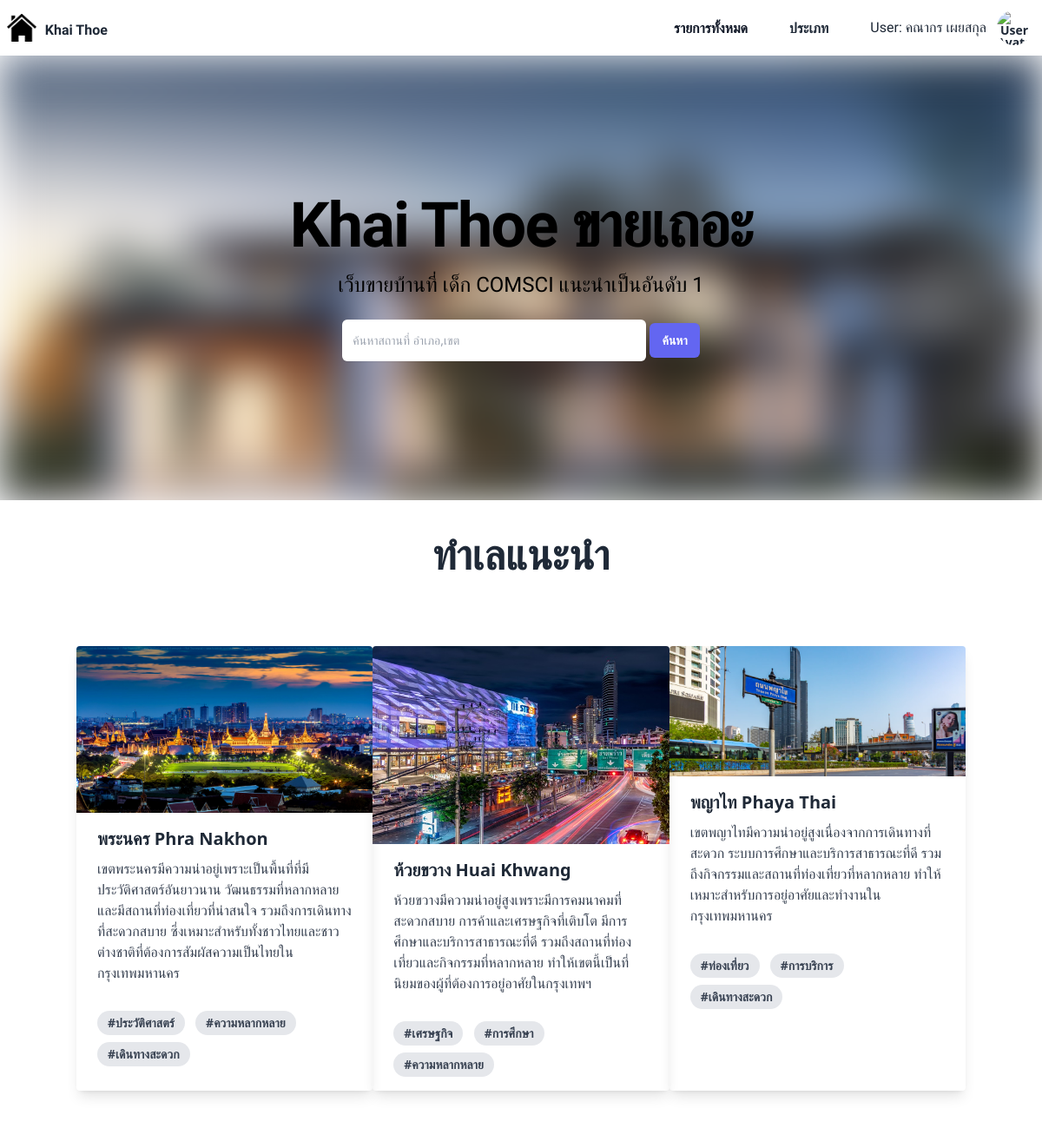
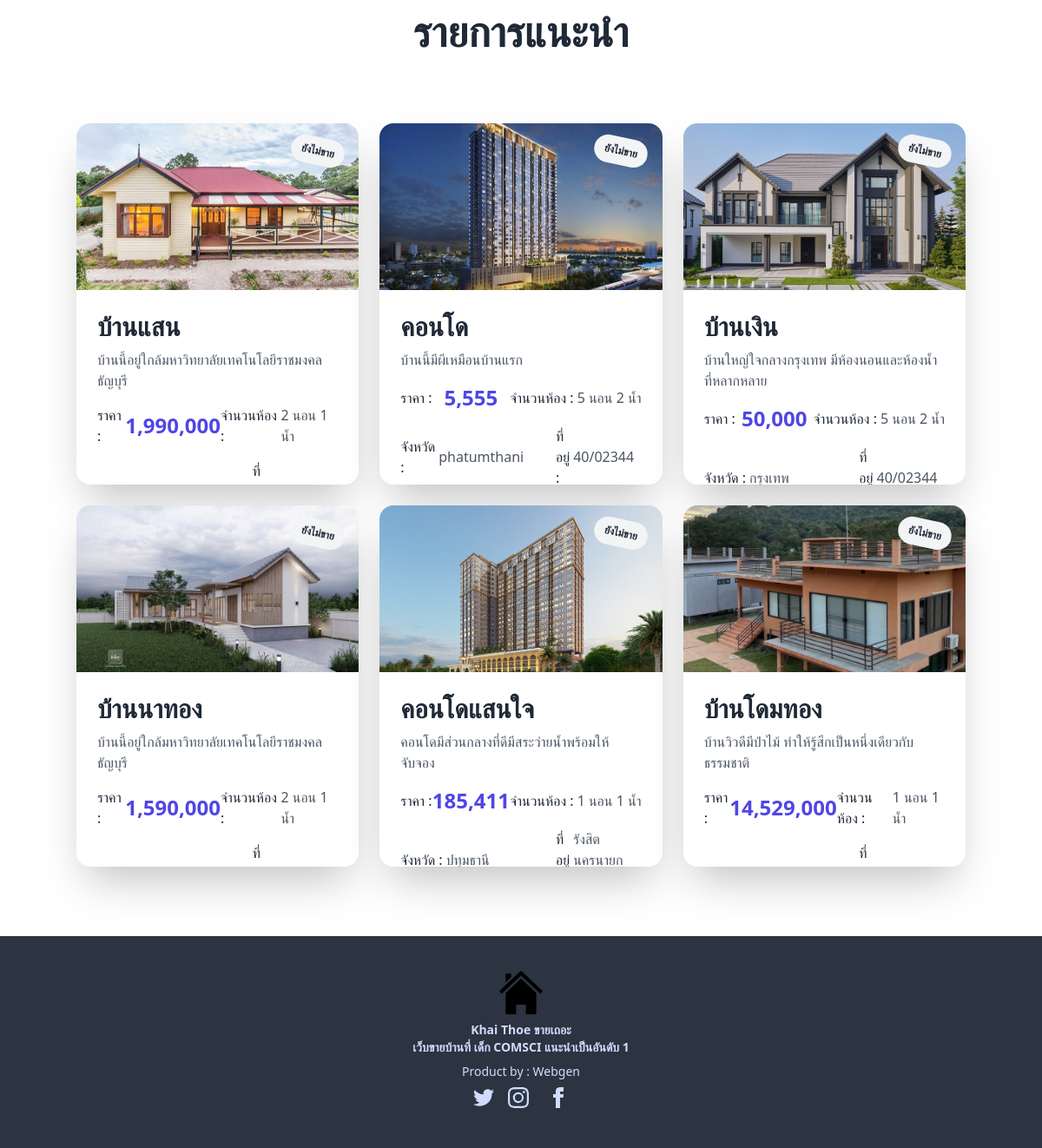
/index.php (signed in), run on the app's committed database (2 pictures, top to bottom).
### tables this page shows
CREATE TABLE `users` (
  `id` int(10) NOT NULL,
  `firstname` varchar(255) NOT NULL,
  `lastname` varchar(255) NOT NULL,
  `username` varchar(255) NOT NULL,
  `email` varchar(255) NOT NULL,
  `password` varchar(255) NOT NULL,
  `urole` varchar(255) NOT NULL,
  `time_created` timestamp NOT NULL DEFAULT current_timestamp()
);

CREATE TABLE `product_list` (
  `id_product` int(11) NOT NULL,
  `product_name` varchar(255) NOT NULL,
  `price` decimal(8,0) DEFAULT 0,
  `product_image` varchar(255) NOT NULL,
  `Detail` text NOT NULL,
  `city` text NOT NULL,
  `status_product` varchar(50) NOT NULL,
  `date_listed` date NOT NULL,
  `address` varchar(255) NOT NULL,
  `bedroom` int(11) NOT NULL,
  `bathroom` int(11) NOT NULL,
  `type` varchar(50) NOT NULL
);

CREATE TABLE `product_list_condo` (
  `id_product` int(11) NOT NULL,
  `product_name` varchar(255) NOT NULL,
  `price` decimal(10,2) NOT NULL,
  `product_image` varchar(255) DEFAULT NULL,
  `Detail` text DEFAULT NULL,
  `city` varchar(100) DEFAULT NULL,
  `status_product` varchar(50) DEFAULT NULL,
  `date_listed` date DEFAULT NULL,
  `address` varchar(255) DEFAULT NULL,
  `bedroom` int(11) DEFAULT NULL,
  `bathroom` int(11) DEFAULT NULL,
  `type` varchar(50) DEFAULT NULL
);

### src/index.php (the view, shortened to what this page needs)
<?php
require_once 'config/conn.php';
$products = array();
$query_list_product = $conn->query("SELECT * FROM product_list");
while ($product = $query_list_product->fetch(PDO::FETCH_ASSOC)) {
    $products[] = $product;
}
$query_product_condo = $conn->query("SELECT * FROM product_list_condo");
while ($condo = $query_product_condo->fetch(PDO::FETCH_ASSOC)) {
    $products[] = $condo;
}
shuffle($products);
$count = 0;
?>
<!DOCTYPE html>
<html lang="en">
<head>
    <link href="https://cdn.jsdelivr.net/npm/daisyui@4.12.11/dist/full.min.css" rel="stylesheet" type="text/css" />
<script src="https://cdn.tailwindcss.com"></script>
    <link rel="stylesheet" href="output.css">
    <link rel="stylesheet" href="style_index.css">
</head>
<body>
<?php
if (isset($_SESSION['user_login'])) {
    $user_id = $_SESSION['user_login'];
    $stmt = $conn->prepare("SELECT * FROM users WHERE id = :user_id");
    $stmt->bindParam(':user_id', $user_id, PDO::PARAM_INT);
    $stmt->execute();
    $row = $stmt->fetch(PDO::FETCH_ASSOC);
?>
    <div class="navbar bg-base-100">
        <div class="flex lg:flex-1">
            <a href="#" class="-m-1.5 p-1.5">
                <img class="h-8 w-auto" src="img/home.png" alt="Home">
            </a>
            <strong>
                <h3 style="margin-left: 10px; margin-top: 5px; font-size: 1rem;" class="fm-f">Khai Thoe</h3>
            </strong>
        </div>
        <div class="hidden lg:flex lg:gap-x-12">
            <a href="all_of_product.php" class="text-m font-semibold leading-6 text-gray-900">รายการทั้งหมด</a>
            <div class="dropdown">
                <div tabindex="0" role="button" class="text-m font-semibold leading-6">ประเภท</div>
            </div>
        </div>
        <div class="flex-none gap-2">
            <div class="form-control">
                <h3 class="fm-f">User: <?= htmlspecialchars($row['firstname'] . ' ' . $row['lastname']) ?></h3>
            </div>
            <div class="dropdown dropdown-end">
                <div tabindex="0" role="button" class="btn btn-ghost btn-circle avatar">
                    <div class="w-10 rounded-full">
                        <img alt="User Avatar" src="https://img.daisyui.com/images/stock/photo-1534528741775-53994a69daeb.webp" />
                    </div>
                </div>
            </div>
        </div>
    </div>
<?php
}
?>
      <div class="content1 relative isolate overflow-hidden py-16 sm:py-24 lg:py-40">
        <div class="absolute inset-0 bg-[url('img/web-1-1024x512.jpg')] bg-cover blur-xl"></div>
        <div class="relative z-10">
          <h2 class="text-3xl font-bold tracking-tight text-black sm:text-7xl fm-f">Khai Thoe ขายเถอะ</h2>
          <p class="mt-4 text-lg leading-8 text-black sm:text-2xl fm-f ">เว็บขายบ้านที่ เด็ก COMSCI แนะนำเป็นอันดับ 1</p>
          <form action="search_db.php" method="post">
          <div class="mt-6 mx-auto max-w-md gap-x-4">
            <input id="text_serch" name="text_serch" type="text" required class="min-w-0 rounded-md border-0  px-3 py-3  shadow-sm ring-1 ring-inset ring-white/10 focus:ring-2 focus:ring-inset focus:ring-indigo-500 sm:text-sm sm:leading-6" placeholder="ค้นหาสถานที่ อำเภอ,เขต" style="width: 350px;">
            <button type="submit" name="search" class="flex-none rounded-md bg-indigo-500 px-3.5 py-2.5 text-sm font-semibold text-white shadow-sm hover:bg-indigo-400 focus-visible:outline focus-visible:outline-2 focus-visible:outline-offset-2 focus-visible:outline-indigo-500">ค้นหา</button>
          </div>
          </form>
        </div>
      </div>
  <div class="content2 mx-auto my-10">
    <div class="container-fluid">
      <p class="text-5xl text-center fm-f font-semibold">ทำเลแนะนำ</p>
      <div class="container mx-auto my-20 ">
      <div class="grid grid-cols-3 content-center gap-x-0 w-full">
        <div class="max-w-sm rounded overflow-hidden shadow-lg">
          <img class="w-full" src="img/panakorn.jpg" alt="Sunset in the mountains">
          <div class="px-6 py-4">
            <div class="font-bold text-xl mb-2">พระนคร Phra Nakhon</div>
            <p class="text-gray-700 text-base">
            เขตพระนครมีความน่าอยู่เพราะเป็นพื้นที่ที่มีประวัติศาสตร์อันยาวนาน วัฒนธรรมที่หลากหลาย และมีสถานที่ท่องเที่ยวที่น่าสนใจ รวมถึงการเดินทางที่สะดวกสบาย ซึ่งเหมาะสำหรับทั้งชาวไทยและชาวต่างชาติที่ต้องการสัมผัสความเป็นไทยในกรุงเทพมหานคร
            </p>
          </div>
          <div class="px-6 pt-4 pb-2">
            <span class="inline-block bg-gray-200 rounded-full px-3 py-1 text-sm font-semibold text-gray-700 mr-2 mb-2">#ประวัติศาสตร์</span>
            <span class="inline-block bg-gray-200 rounded-full px-3 py-1 text-sm font-semibold text-gray-700 mr-2 mb-2">#ความหลากหลาย</span>
            <span class="inline-block bg-gray-200 rounded-full px-3 py-1 text-sm font-semibold text-gray-700 mr-2 mb-2">#เดินทางสะดวก</span>
          </div>
        </div>
        <div class="max-w-sm rounded overflow-hidden shadow-lg">
          <img class="w-full" src="img/huykwang.jpg" alt="Sunset in the mountains">
          <div class="px-6 py-4">
            <div class="font-bold text-xl mb-2">ห้วยขวาง Huai Khwang</div>
            <p class="text-gray-700 text-base">
            ห้วยขวางมีความน่าอยู่สูงเพราะมีการคมนาคมที่สะดวกสบาย การค้าและเศรษฐกิจที่เติบโต มีการศึกษาและบริการสาธารณะที่ดี รวมถึงสถานที่ท่องเที่ยวและกิจกรรมที่หลากหลาย ทำให้เขตนี้เป็นที่นิยมของผู้ที่ต้องการอยู่อาศัยในกรุงเทพฯ
            </p>
          </div>
          <div class="px-6 pt-4 pb-2">
            <span class="inline-block bg-gray-200 rounded-full px-3 py-1 text-sm font-semibold text-gray-700 mr-2 mb-2">#เศรษฐกิจ</span>
            <span class="inline-block bg-gray-200 rounded-full px-3 py-1 text-sm font-semibold text-gray-700 mr-2 mb-2">#การศึกษา</span>
            <span class="inline-block bg-gray-200 rounded-full px-3 py-1 text-sm font-semibold text-gray-700 mr-2 mb-2">#ความหลากหลาย</span>
          </div>
        </div>
        <div class="max-w-sm rounded overflow-hidden shadow-lg">
          <img class="w-full" src="img/phayathai.jpg" alt="Sunset in the mountains">
          <div class="px-6 py-4">
            <div class="font-bold text-xl mb-2">พญาไท Phaya Thai</div>
            <p class="text-gray-700 text-base">
            เขตพญาไทมีความน่าอยู่สูงเนื่องจากการเดินทางที่สะดวก ระบบการศึกษาและบริการสาธารณะที่ดี รวมถึงกิจกรรมและสถานที่ท่องเที่ยวที่หลากหลาย ทำให้เหมาะสำหรับการอยู่อาศัยและทำงานในกรุงเทพมหานคร
            </p>
          </div>
          <div class="px-6 pt-4 pb-2">
            <span class="inline-block bg-gray-200 rounded-full px-3 py-1 text-sm font-semibold text-gray-700 mr-2 mb-2">#ท่องเที่ยว</span>
            <span class="inline-block bg-gray-200 rounded-full px-3 py-1 text-sm font-semibold text-gray-700 mr-2 mb-2">#การบริการ</span>
            <span class="inline-block bg-gray-200 rounded-full px-3 py-1 text-sm font-semibold text-gray-700 mr-2 mb-2">#เดินทางสะดวก</span>
          </div>
        </div>
    </div>
    </div>
  </div>
  </div>
  <div class="content2 mx-auto my-10">
    <div class="container-fluid">
        <p class="text-5xl text-center fm-f font-semibold">รายการแนะนำ</p>
        <div class="container mx-auto my-20">
            <div class="grid grid-cols-3 gap-6">
            <?php
foreach ($products as $product) {
    if ($count >= 6) {
        break;
    }
    echo '<div class="max-w-md w-full">';
    echo '    <div class="bg-white rounded-2xl shadow-2xl overflow-hidden hover:shadow-3xl transition-transform transform hover:scale-105">';
    echo '<a href="view_product_home.php?id_product=' . $product["id_product"] . '">';
    echo '     <div class="relative group">';
    echo '        <img src="img/'.$product['product_image'].'" class="object-cover w-full h-48 group-hover: transition duration-300 ease-in-out">';
    echo '<div class="absolute top-4 right-4 bg-gray-100 text-xs font-bold px-3 py-2 rounded-full z-20 fm-f transform rotate-12">'.htmlspecialchars($product['status_product']).'</div>';
    echo '        <div class="hover:bg-gray-600 group-hover:translate-y-0 pb-10 transform transition duration-300 ease-in-out absolute inset-0 bg-gradient-to-br to-indigo-600 opacity-75 flex items-center justify-center">';
    echo '        </div>';
    echo '    </div>';
    echo '      </a>';
    echo '        <div class="p-6 h-56">';
    echo '            <h2 class="text-3xl font-extrabold text-gray-800 mb-2">' . htmlspecialchars($product['product_name']) . '</h2>';
    echo '            <p class="text-gray-600 mb-4">' . htmlspecialchars($product['Detail']) . '</p>';
    echo '            <div class="flex items-center justify-between mb-4">';
    echo '                <p>ราคา : </p>';
    echo '                <span class="text-2xl font-bold text-indigo-600">' . htmlspecialchars(number_format($product['price'])) . '</span>';
    echo '                <div class="flex items-center">';
    echo '                    <p>จำนวนห้อง : </p>';
    echo '                    <span class="ml-1 text-gray-600">' . htmlspecialchars($product['bedroom']) . ' นอน ' . htmlspecialchars($product['bathroom']) . ' น้ำ</span>';
    echo '                </div>';
    echo '            </div>';
    echo '            <div class="grid grid-cols-2 gap-2">';
    echo '                <div class="flex items-center">';
    echo '                    <p> จังหวัด : </p>';
    echo '                        <span class="ml-1 text-gray-600">' . htmlspecialchars($product['city']) . '</span>';
    echo '                </div>';
    echo '                <div class="flex items-center mx-9">';
    echo '                    <p>ที่อยู่ : </p>';
    echo '                    <span class="ml-1 text-gray-600">' . htmlspecialchars($product['address']) . '</span>';
    echo '                </div>';
    echo '            </div>';
    echo '        </div>';
    echo '    </div>';
    echo '</div>';
    $count++;
}
?>
            </div>
        </div>
    </div>
</div>
<div class="footer">
  <footer class="footer footer-center bg-neutral text-primary-content p-10">
    <aside>
      <img src="img/home.png" alt="" style="width: 50px; height: 50px;">
      <p class="font-bold">
        Khai Thoe ขายเถอะ
        <br />
        เว็บขายบ้านที่ เด็ก COMSCI แนะนำเป็นอันดับ 1
      </p>
      <p>Product by : Webgen      </p>
    </aside>
    <nav>
      <div class="grid grid-flow-col gap-4">
        <a>
        </a>
        <a>
</a>
        <a>
          <svg
            xmlns="http://www.w3.org/2000/svg"
            width="24"
            height="24"
            viewBox="0 0 24 24"
            class="fill-current">
            <path
              d="M9 8h-3v4h3v12h5v-12h3.642l.358-4h-4v-1.667c0-.955.192-1.333 1.115-1.333h2.885v-5h-3.808c-3.596 0-5.192 1.583-5.192 4.615v3.385z"></path>
          </svg>
        </a>
      </div>
    </nav>
  </footer>
</div>
</body>
</html>
</body>
</html>

### src/style_index.css (style rules this page uses)
.content1 { text-align: center; }
.fm-f { font-family: "Mitr","Concert One"; }

### data on the page
users: firstname+lastname "คณากร เผยสกุล"
product_list: product_image (picture), status_product "ยังไม่ขาย", product_name "บ้านแสน", Detail "บ้านนี้อยู่ใกล้มหาวิทยาลัยเทคโนโลยีราชมงคลธัญบุรี", price "1,990,000", bedroom "2", bathroom "1"
product_list_condo: product_image (picture), status_product "ยังไม่ขาย", product_name "คอนโด", Detail "บ้านนี้มีผีเหมือนบ้านแรก", price "5,555", bedroom "5", bathroom "2", city "phatumthani", address "40/02344"
product_list: product_image (picture), status_product "ยังไม่ขาย", product_name "บ้านเงิน", Detail "บ้านใหญ่ใจกลางกรุงเทพ มีห้องนอนและห้องน้ำที่หลากหลาย", price "50,000", bedroom "5", bathroom "2", city "กรุงเทพ", address "40/02344"
product_list: product_image (picture), status_product "ยังไม่ขาย", product_name "บ้านนาทอง", Detail "บ้านนี้อยู่ใกล้มหาวิทยาลัยเทคโนโลยีราชมงคลธัญบุรี", price "1,590,000", bedroom "2", bathroom "1"
product_list_condo: product_image (picture), status_product "ยังไม่ขาย", product_name "คอนโดแสนใจ", Detail "คอนโดมีส่วนกลางที่ดีมีสระว่ายน้ำพร้อมให้จับจอง", price "185,411", bedroom "1", bathroom "1", city "ปทุมธานี", address "รังสิต นครนายก…"
product_list: product_image (picture), status_product "ยังไม่ขาย", product_name "บ้านโดมทอง", Detail "บ้านวิวดีมีป่าไม้ ทำให้รู้สึกเป็นหนึ่งเดียวกับธรรมชาติ", price "14,529,000", bedroom "1", bathroom "1"
